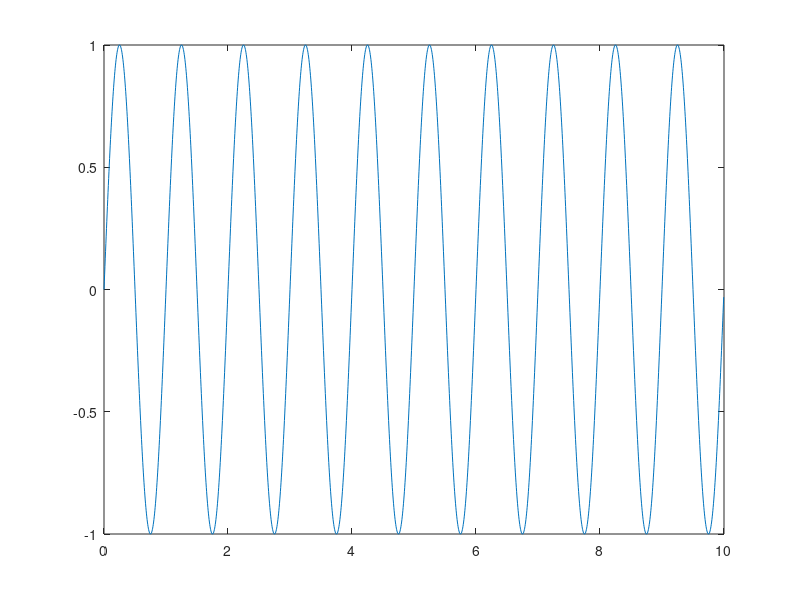
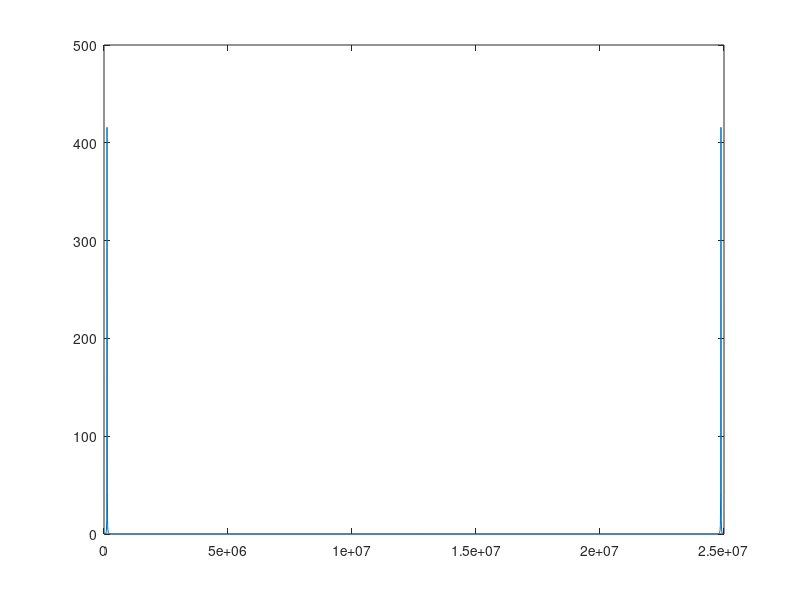
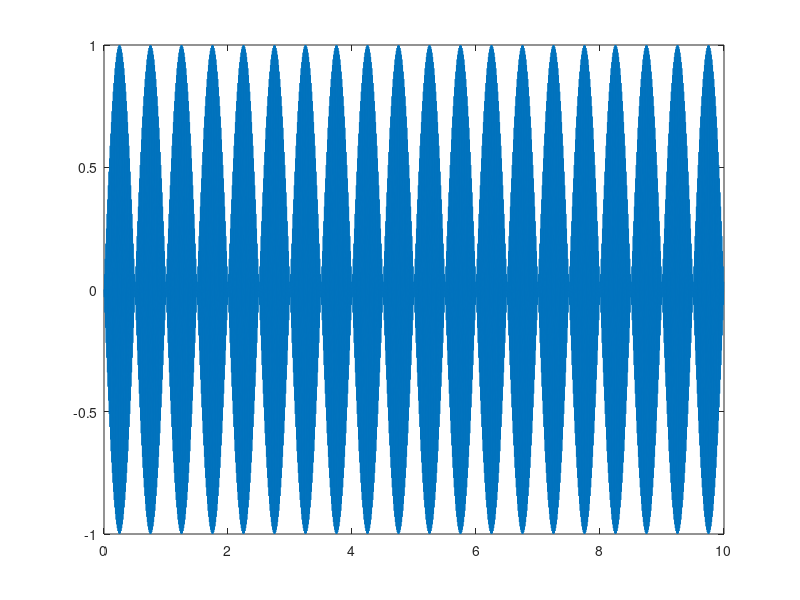
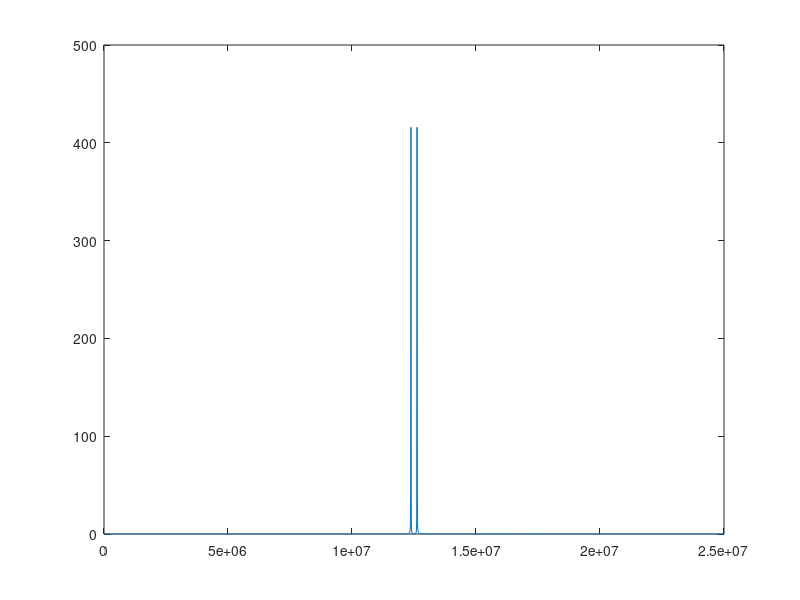

The MATLAB source for these figures, in order:
clear; clc; close all;

fc = 125e3;
% B = 20e3;
B = 0;

Fs = (2 * (fc + B/2))*1e2;

Np = 10;
Ts = Np / fc;
Ns = Ts * Fs;

t = (0:Ns-1)*(fc/Fs);

x = sin(2*pi*t);
plot(t,x)


figure
N = pow2(nextpow2(length(x)));
Y = fft(x,N);
f = (0:N-1)*(Fs/N);
power = abs(Y).^2/N;
plot(f,power)


x_dc = x .* exp(-1i*2*pi*0.5.*(0:Ns-1));

figure
plot(t,x_dc)


figure
N = pow2(nextpow2(length(x_dc)));
Y = fft(x_dc,N);
f = (0:N-1)*(Fs/N);
power = abs(Y).^2/N;
plot(f,power)



%%
clear; clc; close all;
fc = 15;
B = 5;
fs = 2*(fc + B/2)*10;

t = 0:1/fs:2;
n = 0:length(t)-1;

x = sin(2*pi*fc/fs*n);
figure
plot(t,x)

figure
N = pow2(nextpow2(length(x)));
Y = fft(x,N);
f = (0:N-1)*(fs/N);
power = abs(Y).^2/N;
plot(f,power)

x_dc = exp(1i*2*pi*(-15/fs).*n).*x;

figure
plot(t,x_dc)

figure
N = pow2(nextpow2(length(x_dc)));
Y = fft(x_dc,N);
f = (0:N-1)*(fs/N);
power = abs(Y).^2/N;
plot(f,power)
